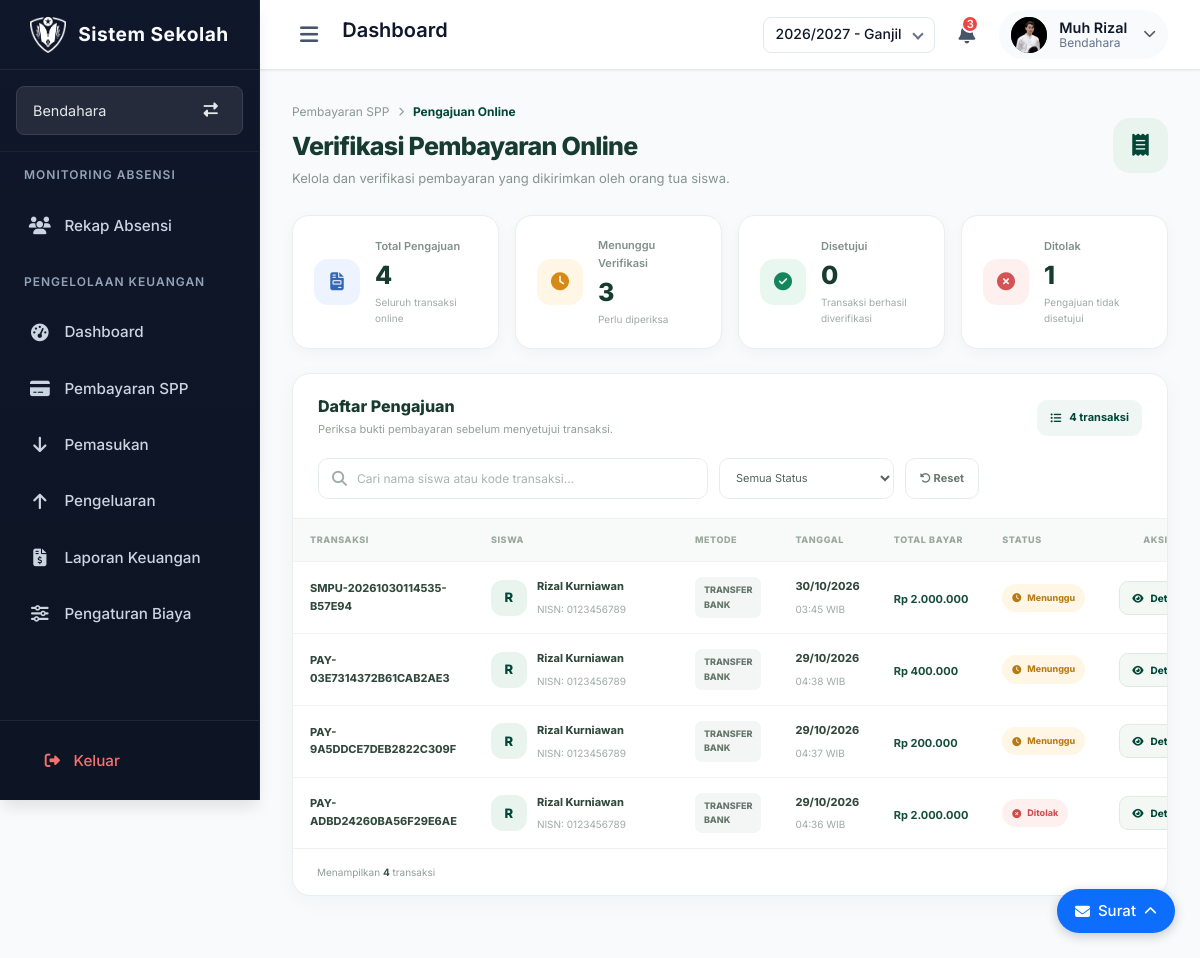
Before: /bendahara/pengajuan-online (signed in) with the older database file.
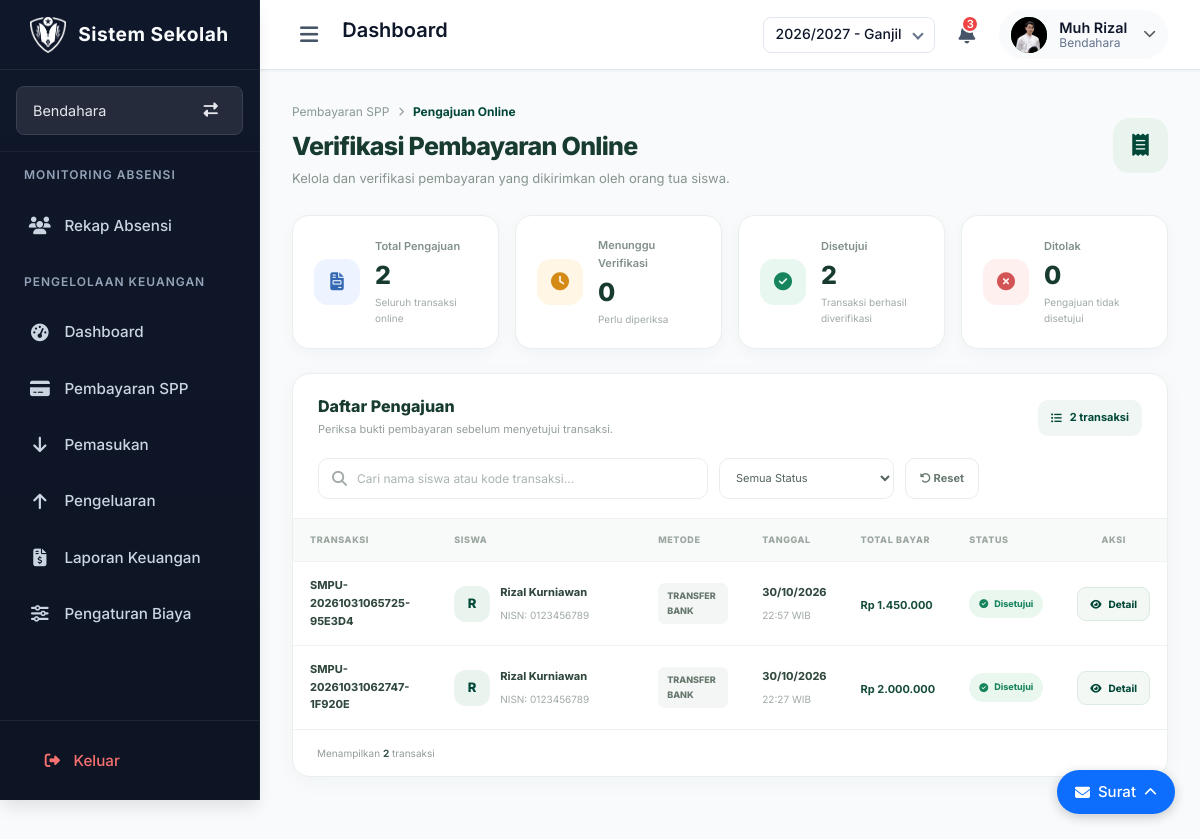
After: the same page with the newer database file.
### models.py (models this page shows, shortened)
class PengajuanPembayaran(db.Model):
    __tablename__ = 'pengajuan_pembayaran'
    id = db.Column(db.Integer, primary_key=True, autoincrement=True)
    kode_transaksi = db.Column(db.String(50), unique=True, nullable=False)
    siswa_id = db.Column(
        db.Integer,
        db.ForeignKey('siswa.id'),
        nullable=False,
        index=True
    )
    metode = db.Column(db.String(30), nullable=False)
    total_diajukan = db.Column(db.BigInteger, nullable=False)
    status = db.Column(
        db.String(30),
        nullable=False,
        default='menunggu_verifikasi',
        index=True
    )
    bukti_pembayaran = db.Column(db.String(255), nullable=True)
    catatan_orangtua = db.Column(db.Text, nullable=True)
    catatan_admin = db.Column(db.Text, nullable=True)
    diajukan_pada = db.Column(
        db.DateTime,
        nullable=False,
        default=datetime.utcnow
    )
    diverifikasi_oleh = db.Column(
        db.Integer,
        db.ForeignKey('users.id'),
        nullable=True
    )
    diverifikasi_pada = db.Column(db.DateTime, nullable=True)
    siswa = db.relationship('Siswa')
    pemeriksa = db.relationship('User')
    detail_tagihan = db.relationship(
        'DetailPengajuanPembayaran',
        back_populates='pengajuan',
        cascade='all, delete-orphan'
    )

class Siswa(db.Model):
    __tablename__ = 'siswa'
    id = db.Column(db.Integer, primary_key=True, autoincrement=True)
    nis = db.Column(db.String(20), unique=True, nullable=False)
    nisn = db.Column(db.String(20), unique=True, nullable=True)
    nik = db.Column(db.String(20), nullable=True)
    nama = db.Column(db.String(100), nullable=False)
    jenis_kelamin = db.Column(db.String(20), nullable=False)
    agama = db.Column(db.String(30), nullable=True)
    tempat_lahir = db.Column(db.String(100))
    tanggal_lahir = db.Column(db.Date)
    tingkat = db.Column(db.String(1), nullable=True, index=True)
    kelas_id = db.Column(db.Integer, db.ForeignKey('kelas.id'), nullable=True, index=True)
    alamat = db.Column(db.Text)
    no_hp = db.Column(db.String(20), nullable=True)
    email = db.Column(db.String(100), unique=True, nullable=True)
    tahun_masuk = db.Column(db.Integer, nullable=True)
    status = db.Column(db.String(20), default='Aktif')
    nama_ayah = db.Column(db.String(100), nullable=True)
    nama_ibu = db.Column(db.String(100), nullable=True)
    no_hp_ortu = db.Column(db.String(20), nullable=True)
    pekerjaan_ayah = db.Column(db.String(50), nullable=True)
    pekerjaan_ibu = db.Column(db.String(50), nullable=True)
    jenis_pendaftaran = db.Column(db.String(20), nullable=True)
    tanggal_diterima = db.Column(db.Date, nullable=True)
    tahun_diterima = db.Column(db.Integer, nullable=True)
    diterima_di_kelas = db.Column(db.Integer, db.ForeignKey('kelas.id'), nullable=True)
    sekolah_sd = db.Column(db.String(255), nullable=True)
    tahun_lulus_sd = db.Column(db.Integer, nullable=True)
    alamat_sekolah_sd = db.Column(db.Text, nullable=True)
    sekolah_asal_pindah = db.Column(db.String(255), nullable=True)
    tahun_pindah = db.Column(db.Integer, nullable=True)
    alamat_sekolah_pindah = db.Column(db.Text, nullable=True)
    dibuat_pada = db.Column(db.DateTime, default=datetime.utcnow)
    tanggal_non_aktif = db.Column(db.Date, nullable=True)
    alasan_non_aktif = db.Column(db.String(255), nullable=True)
    jenis_non_aktif = db.Column(db.String(20), nullable=True)
    sekolah_tujuan = db.Column(db.String(100), nullable=True)
    akun = db.relationship('User', backref='siswa', uselist=False)
    kelas_sekarang = db.relationship('Kelas', back_populates='daftar_siswa', foreign_keys=[kelas_id])
    kelas_awal = db.relationship('Kelas', foreign_keys=[diterima_di_kelas])
    riwayat_semester = db.relationship(
        'RiwayatSemester',
        back_populates='siswa',
        lazy=True,
        cascade='all, delete-orphan',
        order_by='RiwayatSemester.tahun_pelajaran'
    )

### routes/sections/bendahara/bendahara.py (the view)
@bendahara_bp.route('/pengajuan-online')
def pengajuan_online():
    if not session.get('logged_in'):
        return redirect(url_for('login.halaman_login'))
    user = User.query.get(session.get('user_id'))
    session['halaman_aktif'] = 'bendahara'
    daftar_pengajuan = (
        PengajuanPembayaran.query
        .order_by(PengajuanPembayaran.diajukan_pada.desc())
        .all()
    )
    jumlah_menunggu = sum(
        1 for p in daftar_pengajuan
        if p.status == 'menunggu_verifikasi'
    )
    jumlah_disetujui = sum(
        1 for p in daftar_pengajuan
        if p.status == 'disetujui'
    )
    jumlah_ditolak = sum(
        1 for p in daftar_pengajuan
        if p.status == 'ditolak'
    )
    return render_template(
        'index.html',
        active_page='pengajuan_online',
        halaman_aktif='bendahara',
        user=user,
        user_name=session.get('user_name', 'Pengguna'),
        daftar_pengajuan=daftar_pengajuan,
        jumlah_pengajuan=len(daftar_pengajuan),
        jumlah_menunggu=jumlah_menunggu,
        jumlah_disetujui=jumlah_disetujui,
        jumlah_ditolak=jumlah_ditolak
    )

### app.py (called while the page is built)
@app.before_request
def atur_domain_sesi():
    host = request.host.lower()
    if host.endswith('.smpuhamzanwadi.sch.id'):
        app.config['SESSION_COOKIE_DOMAIN'] = ".smpuhamzanwadi.sch.id"
    else:
        app.config['SESSION_COOKIE_DOMAIN'] = None
        app.config['SESSION_COOKIE_PATH'] = "/"
        app.config['SESSION_COOKIE_HTTPONLY'] = True
        app.config['SESSION_COOKIE_SAMESITE'] = 'Lax'
        app.config['SESSION_COOKIE_SECURE'] = False

def nama_singkat_dropdown(nama_lengkap):
    if not nama_lengkap:
        return "Pengguna"
    nama_lengkap = nama_lengkap.strip()
    gelar_depan = r"^(Dr\.|Drg\.|Prof\.|Ir\.|Sdr\.|H\.|K\.H\.|Alm\.|Almh\.|Drs\.|M\.|Bpk\.|Ibu\.|Ny\.|Tn\.)\s+"
    gelar = ""
    nama_murni = nama_lengkap
    cocok = re.match(gelar_depan, nama_lengkap)
    if cocok:
        gelar = cocok.group(0)
        nama_murni = nama_lengkap[cocok.end():]
    kata = nama_murni.split()
    if not kata:
        return gelar + "Pengguna"
    kata1 = kata[0].strip(".,")
    if len(kata1) >= 4:
        nama_terambil = kata[0]
    else:
        nama_terambil = " ".join(kata[:2])
    return f"{gelar}{nama_terambil}"

### templates/index.html (shortened to what this page needs)
{% extends "layout.html" %}
{% block content %}
{% if active_page == "pengajuan_online" and halaman_aktif == "bendahara" %}
    {% include "sections/bendahara/pengajuan_online.html" %}
{% endif %}
{% include 'components/surat.html' %}
{% endblock %}
{% block extra_css %}
    {% if active_page == "pengajuan_online" and halaman_aktif == "bendahara" %}
    <link rel="stylesheet" href="{{ url_for('static', filename='css/jabatan/bendahara/pengajuan_online.css') }}">
    {% endif %}
{% endblock %}

### templates/sections/bendahara/pengajuan_online.html (shortened to what the changed rows need)
<div class="pengajuan-page">
    <div class="pengajuan-header">
        <div>
            <h2>Verifikasi Pembayaran Online</h2>
        </div>
    </div>
    <div class="pengajuan-stats">
        <div class="pengajuan-stat-card">
            <div>
                <span>Total Pengajuan</span>
                <h3>{{ jumlah_pengajuan }}</h3>
                <small>Seluruh transaksi online</small>
            </div>
        </div>
        <div class="pengajuan-stat-card">
            <div>
                <span>Menunggu Verifikasi</span>
                <h3>{{ jumlah_menunggu }}</h3>
                <small>Perlu diperiksa</small>
            </div>
        </div>
        <div class="pengajuan-stat-card">
            <div>
                <span>Disetujui</span>
                <h3>{{ jumlah_disetujui }}</h3>
                <small>Transaksi berhasil diverifikasi</small>
            </div>
        </div>
        <div class="pengajuan-stat-card">
            <div>
                <span>Ditolak</span>
                <h3>{{ jumlah_ditolak }}</h3>
                <small>Pengajuan tidak disetujui</small>
            </div>
        </div>
    </div>
    <div class="pengajuan-content">
        <div class="pengajuan-content-header">
            <div>
                <h3>Daftar Pengajuan</h3>
                <p>Periksa bukti pembayaran sebelum menyetujui transaksi.</p>
            </div>
            <div class="pengajuan-total-badge">
                <i class="fas fa-list-ul"></i>
                {{ jumlah_pengajuan }} transaksi
            </div>
        </div>
        <div class="pengajuan-table-wrapper">
            <table class="pengajuan-table" id="tabelPengajuan">
                <thead>
                    <tr>
                        <th>TRANSAKSI</th>
                        <th>SISWA</th>
                        <th>METODE</th>
                        <th>TANGGAL</th>
                        <th>TOTAL BAYAR</th>
                        <th>STATUS</th>
                        <th class="text-center">AKSI</th>
                    </tr>
                </thead>
                <tbody>
                    {% for p in daftar_pengajuan %}
                    <tr
                        class="baris-pengajuan"
                        data-kode="{{ p.kode_transaksi|lower }}"
                        data-nama="{{ (p.siswa.nama if p.siswa else '')|lower }}"
                        data-status="{{ p.status }}"
                    >
                        <td>
                            <div class="transaksi-kode">
                                <strong>{{ p.kode_transaksi }}</strong>
                            </div>
                        </td>
                        <td>
                            <div class="pengajuan-siswa">
                                <div class="siswa-avatar">
                                    {{ (p.siswa.nama[0] if p.siswa and p.siswa.nama else '?')|upper }}
                                </div>
                                <div>
                                    <strong>{{ p.siswa.nama if p.siswa else 'Siswa tidak ditemukan' }}</strong>
                                    <small>NISN: {{ p.siswa.nisn if p.siswa else '-' }}</small>
                                </div>
                            </div>
                        </td>
                        <td>
                            <span class="metode-pembayaran">
                                {{ p.metode|upper }}
                            </span>
                        </td>
                        <td>
                            <div class="tanggal-pengajuan">
                                <strong>
                                    {{ p.diajukan_pada.strftime('%d/%m/%Y') if p.diajukan_pada else '-' }}
                                </strong>
                                <small>
                                    {{ p.diajukan_pada.strftime('%H:%M') if p.diajukan_pada else '-' }} WIB
                                </small>
                            </div>
                        </td>
                        <td>
                            <strong class="nominal-pengajuan">
                                Rp {{ "{:,.0f}".format(p.total_diajukan).replace(',', '.') }}
                            </strong>
                        </td>
                        <td>
                            {% if p.status == 'menunggu_verifikasi' %}
                                <span class="status-pengajuan status-menunggu">
                                    <i class="fas fa-clock"></i> Menunggu
                                </span>
                            {% elif p.status == 'disetujui' %}
                                <span class="status-pengajuan status-disetujui">
                                    <i class="fas fa-check-circle"></i> Disetujui
                                </span>
                            {% elif p.status == 'ditolak' %}
                                <span class="status-pengajuan status-ditolak">
                                    <i class="fas fa-times-circle"></i> Ditolak
                                </span>
                            {% else %}
                                <span class="status-pengajuan status-dibatalkan">
                                    {{ p.status|replace('_', ' ')|title }}
                                </span>
                            {% endif %}
                        </td>
                        <td class="text-center">
                            <button
                                type="button"
                                class="btn-detail-pengajuan"
                                data-pengajuan-id="{{ p.id }}"
                                title="Lihat detail"
                            >
                                <i class="fas fa-eye"></i>
                                Detail
                            </button>
                        </td>
                    </tr>
                    {% endfor %}
                </tbody>
            </table>
        </div>
        <div class="pengajuan-table-footer">
            <span>Menampilkan <strong id="jumlahPengajuanTampil">{{ daftar_pengajuan|length }}</strong> transaksi</span>
        </div>
    </div>
</div>

Changed rows visible on the page:
removed PengajuanPembayaran: kode_transaksi "SMPU-20261030114535-B57E94", {{ (p.siswa.nama[0] if p.siswa and p.siswa.nama else '?')|upper }} "R", siswa "Rizal Kurniawan", siswa "0123456789", metode "TRANSFER BANK", diajukan_pada "30/10/2026", diajukan_pada "03:45", total_diajukan "2.000.000", shows "Menunggu"
removed PengajuanPembayaran: kode_transaksi "PAY-03E7314372B61CAB2AE3", {{ (p.siswa.nama[0] if p.siswa and p.siswa.nama else '?')|upper }} "R", siswa "Rizal Kurniawan", siswa "0123456789", metode "TRANSFER BANK", diajukan_pada "29/10/2026", diajukan_pada "04:38", total_diajukan "400.000", shows "Menunggu"
changed PengajuanPembayaran: kode_transaksi "PAY-9A5DDCE7DEB2822C309F" → "SMPU-20261031065725-95E3D4"; diajukan_pada "29/10/2026" → "30/10/2026"; diajukan_pada "04:37" → "22:57"; total_diajukan "200.000" → "1.450.000"; status "Menunggu" → "Disetujui"
changed PengajuanPembayaran: kode_transaksi "PAY-ADBD24260BA56F29E6AE" → "SMPU-20261031062747-1F920E"; diajukan_pada "29/10/2026" → "30/10/2026"; diajukan_pada "04:36" → "22:27"; status "Ditolak" → "Disetujui"
Other visible differences:
{{ jumlah_pengajuan }}: "4" → "2"
{{ jumlah_menunggu }}: "3" → "0"
{{ jumlah_disetujui }}: "0" → "2"
{{ jumlah_ditolak }}: "1" → "0"
{{ daftar_pengajuan|length }}: "4" → "2"
